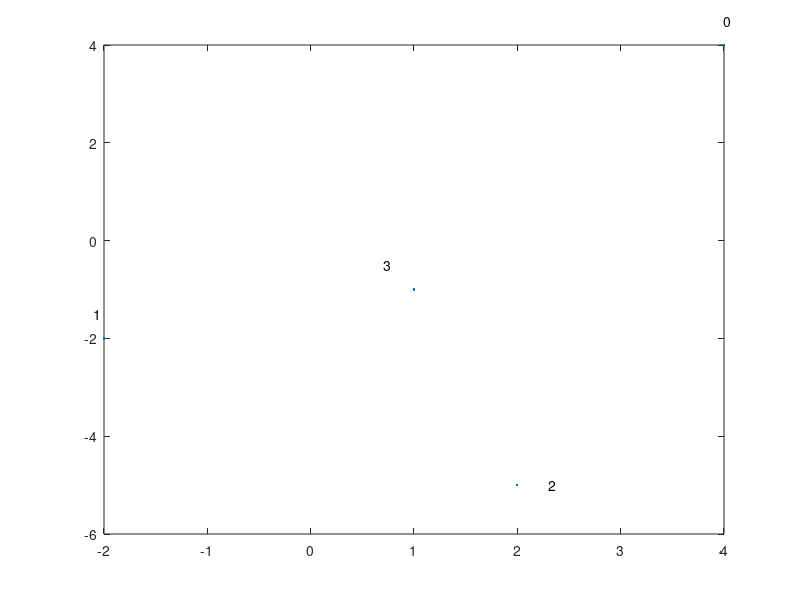

MATLAB code to generate this figure: (Note: this script raises an error after producing the figure.)
% show the decision regions for a 3-way test

% Copyright 1999 by Todd K. Moon

m0 = [4;4];
m1 = [-2;-2];
m2 = [2;-5];
m3 = [1;-1];
p0 = 1/4;
p1 = 1/4;
p2 = 1/4;
p3 = 1/4;
%$$$ p0 = 99/100;
%$$$ p1 = 1/300;
%$$$ p2 = 1/300;
%$$$ p3 = 1/300;

M = [m0 m1 m2 m3];
X = M(1,:);
Y = M(2,:);
set(gcf,'DefaultLineLineWidth',2)
plot(X,Y,'.')
set(gcf,'DefaultLineLineWidth',.5)

text(X(1),Y(1)+.5,'0')
text(X(2)-.1,Y(2)+.5,'1')
text(X(3)+.3,Y(3),'2')
text(X(4)-.3,Y(4)+.5,'3')
hold on
% between 0 and 1;  0 and 2;  0 and 3;
m10 = m1-m0;
d = log(p0/p1)*(m10)/norm(m10)^2;
xt10 = .5*(m0+m1)+d;

m20 = m2-m0;
d = log(p0/p2)*(m20)/norm(m20)^2;
xt20 = .5*(m0+m2)+d;

m30 = m3-m0;
d = log(p0/p3)*(m30)/norm(m30)^2;
xt30 = .5*(m0+m3)+d;

% between 1 and 2; between 1 and 3
m21 = m2-m1;
d = log(p1/p2)*(m21)/norm(m21)^2;
xt21 = .5*(m1+m2)+d;

m31 = m3-m1;
d = log(p1/p3)*(m31)/norm(m31)^2;
xt31 = .5*(m1+m3)+d;

% between 2 and 3

m32 = m3-m2;
d = log(p2/p3)*(m32)/norm(m32)^2;
xt32 = .5*(m2+m3)+d;

x1223 = interplane(m21,xt21,m32,xt32);
x1323 = interplane(m31,xt31,m32,xt32);
x1303 = interplane(m31,xt31,m30,xt30);
x2303 = interplane(m32,xt32,m30,xt30);

set(gcf,'DefaultLineLineWidth',1);
[x,y] = plotplane(m21,xt21,-3,x1223(1));
plot(x,y)

[x,y] = plotplane(m31,xt31,x1303(1),x1323(1));
plot(x,y);

[x,y] = plotplane(m30,xt30,x1303(1),x2303(1))
plot(x,y);

[x,y] = plotplane(m32,xt32,x1223(1),x2303(1));
plot(x,y);
 
[x,y] = plotplane(m10,xt10,-4,x1303(1))
plot(x,y);

[x,y] = plotplane(m20,xt20,x2303(1),10)
plot(x,y);

set(gcf,'DefaultLineLineWidth',.5);

plot([X(1) X(2)],[Y(1),Y(2)],'--')
plot([X(1) X(3)],[Y(1),Y(3)],'--')
plot([X(1) X(4)],[Y(1),Y(4)],'--')
plot([X(2) X(3)],[Y(2),Y(3)],'--')
plot([X(2) X(4)],[Y(2),Y(4)],'--')
plot([X(3) X(4)],[Y(3),Y(4)],'--')

set(gcf,'DefaultLineLineWidth',.5);
[x,y] = plotplane(m21,xt21,x1223(1),1);
plot(x,y)
[x,y] = plotplane(m31,xt31,x1323(1),1);
plot(x,y);
[x,y] = plotplane(m31,xt31,-3,x1303(1));
plot(x,y);
[x,y] = plotplane(m30,xt30,-4,x1303(1))
plot(x,y);
[x,y] = plotplane(m30,xt30,x2303(1),9)
plot(x,y);
[x,y] = plotplane(m32,xt32,-2,x1223(1))
plot(x,y);
[x,y] = plotplane(m32,xt32,x2303(1),10);
plot(x,y);
[x,y] = plotplane(m10,xt10,x1303(1),0)
plot(x,y);
[x,y] = plotplane(m20,xt20,4,x2303(1))
plot(x,y);

axis equal
%grid on
set(gca,'XTick',[-4,-2,0,2,4,6,8 10]);
axis([-4 10 -8 6])
set(gcf,'Position',[550,350,250,250]);
set(gcf,'PaperPositionMode','auto');  % make printer print same size as screen
set(gca,'Box','off')
set(gca,'Visible','off')
print -dps ../pictures/bayesbound1.ps
print -deps ../pictures/bayesbound1.eps
%print -dps ../pictures/bayesbound2.ps
%print -deps ../pictures/bayesbound2.eps